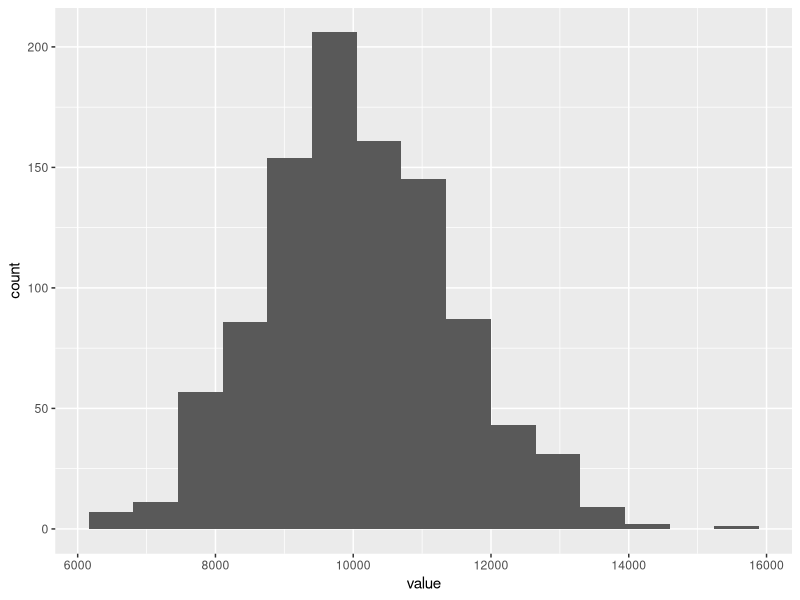
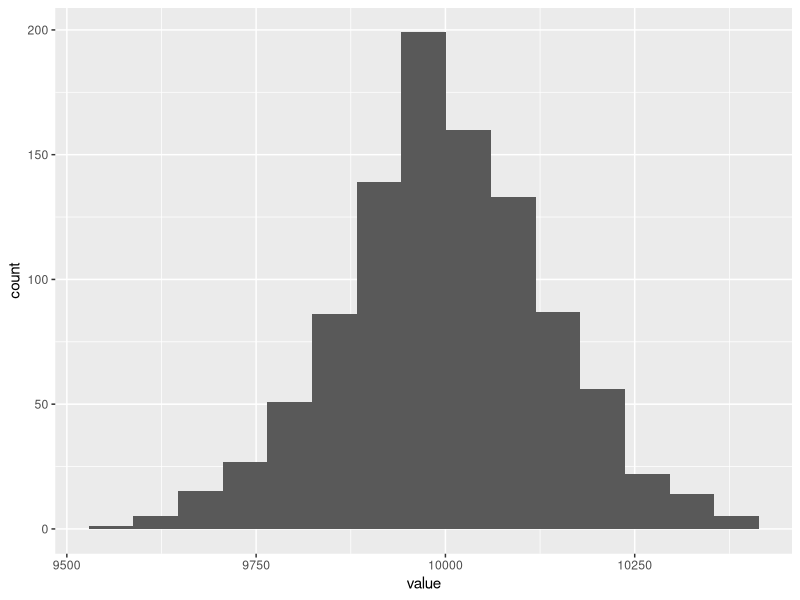

Source code (R) for these figures, in order:
## ---- chunk 1
knitr::opts_chunk$set(echo = TRUE)
library(tidyverse)
library(broom)
## ---- chunk 2
samp_fun <- function(samp_size, samp_rate) {
  
  sample <- rexp(n = samp_size, rate = samp_rate)
  samp_avg <- mean(sample)
  samp_std_dev <-sd(sample)
  stats <- list(samp_avg = samp_avg, samp_std_dev = samp_std_dev)
  return(stats) 
  }
## ---- chunk 3
n_loops <-1000
samp_size <- 50
samp_rate <- 1/10000
sample_means <- rep(NA, n_loops)
sample_sds <- rep(NA, n_loops)
for (i in 1:n_loops) {
  resVector <- samp_fun(samp_size,samp_rate)
  sample_means[[i]]<- resVector$samp_avg
  sample_sds[[i]]<-resVector$samp_std_dev
}
## ---- chunk 4
tibble_means <- as.tibble(sample_means)
ggplot(tibble_means,aes(x = value))+geom_histogram(bins = 15)
sd(sample_means)
10000/sqrt(samp_size)
## ---- chunk 5
samp_size_big = 5000
for (i in 1:n_loops) {
  resVector <- samp_fun(samp_size_big,samp_rate)
  sample_means[[i]]<- resVector$samp_avg
  sample_sds[[i]]<-resVector$samp_std_dev
}
tibble_means <- enframe(sample_means)
ggplot(tibble_means,aes(x = value))+geom_histogram(bins = 15)
sd(sample_means)
10000/sqrt(samp_size_big)
## ---- chunk 6

